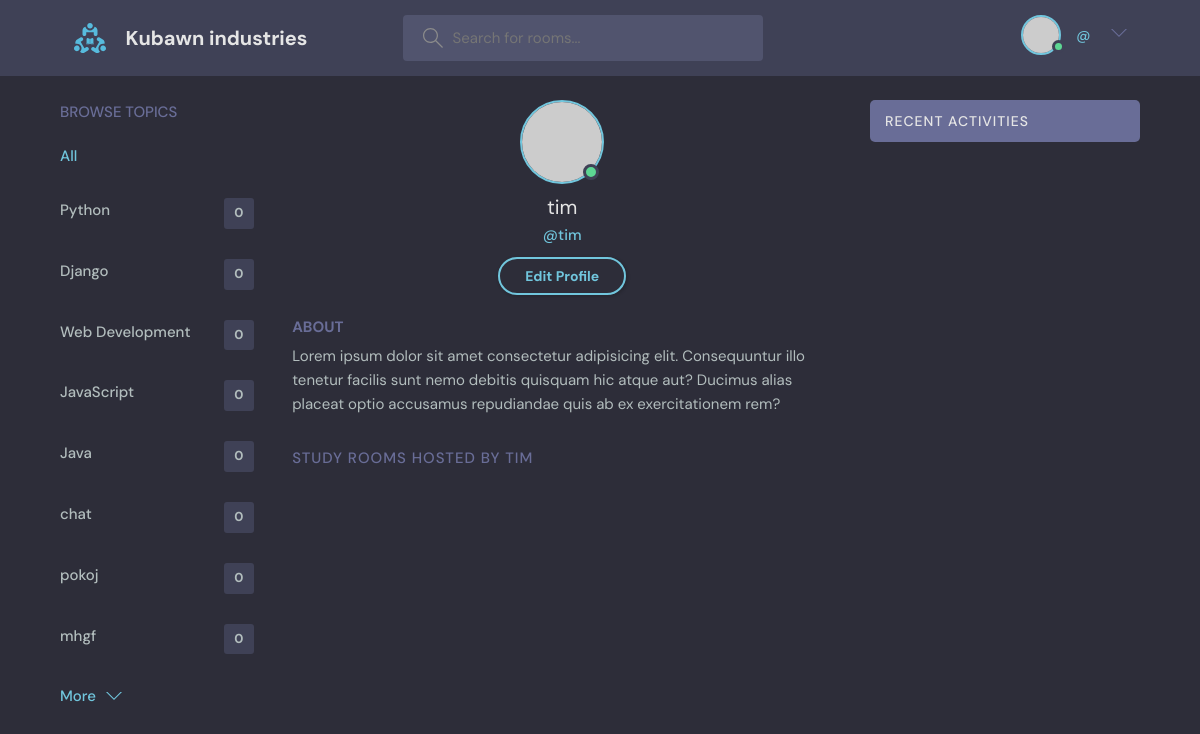
The page /profile/2 on the database its author committed.
### base/models.py (models this page shows, shortened)
class Topic(models.Model):
    name = models.CharField(max_length=200)

### base/views.py (the view)
# urls.py: path('profile/<str:pk>', views.userProfile, name="user-profile"),
def userProfile(request, pk):
    user = User.objects.get(id=pk)
    rooms = user.room_set.all()
    room_messages = user.message_set.all()
    topics = Topic.objects.all()
    context = {'user':user, 'rooms':rooms, 'room_messages':room_messages, 'topics':topics}
    return render(request, 'base/profile.html', context)

### base/templates/base/profile.html (shortened to what this page needs)
{% extends 'main.html' %}
{% block content %}
  <main class="profile-page layout layout--3">
    <div class="container">
      {% include 'base/topics_component.html'%}
      <div class="roomList">
        <div class="profile">
          <div class="profile__avatar">
            <div class="avatar avatar--large active">
              <img src="https://randomuser.me/api/portraits/men/11.jpg" />
            </div>
          </div>
          <div class="profile__info">
            <h3>{{user.username}}</h3>
            <p>@{{user.username}}</p>
            <a href="edit-user.html" class="btn btn--main btn--pill">Edit Profile</a>
          </div>
          <div class="profile__about">
            <h3>About</h3>
            <p>
              Lorem ipsum dolor sit amet consectetur adipisicing elit. Consequuntur illo tenetur
              facilis sunt nemo debitis quisquam hic atque aut? Ducimus alias placeat optio
              accusamus repudiandae quis ab ex exercitationem rem?
            </p>
          </div>
        </div>
        <div class="roomList__header">
          <div>
            <h2>Study Rooms Hosted by {{user.username}}</a>
            </h2>
          </div>
        </div>
      </div>
      {% include 'base/activity_component.html'%}
    </div>
  </main>
{% endblock content %}

### base/templates/base/topics_component.html
<div class="topics">
    <div class="topics__header">
      <h2>Browse Topics</h2>
    </div>
    <ul class="topics__list">
      <li>
        <a href="{% url 'home' %}" class="active">All</a>
      </li>
      {% for topic in topics %}
      <li>
        <a href="{% url 'home'%}?q={{topic.name}}">{{topic.name}}<span>{{topic.room_set.all.count}}</span></a>
      </li>
      {% endfor %}
    </ul>
    <a class="btn btn--link" href="topics.html">
      More
      <svg version="1.1" xmlns="http://www.w3.org/2000/svg" width="32" height="32" viewBox="0 0 32 32">
        <title>chevron-down</title>
        <path d="M16 21l-13-13h-3l16 16 16-16h-3l-13 13z"></path>
      </svg>
    </a>
  </div>

### static/styles/style.css (style rules this page uses)
:root { --color-main: #71c6dd; --color-main-light: #e1f6fb; --color-dark: #3f4156; --color-dark-medium: #51546e; --color-dark-light: #696d97; --color-light: #e5e5e5; --color-gray: #8b8b8b; --color-light-gray: #b2bdbd; --color-bg: #2d2d39; --color-success: #5dd693; --color-error: #fc4b0b; }
* { font-family: "DM Sans", -apple-system, BlinkMacSystemFont, "Segoe UI", Roboto, Oxygen, Ubuntu, Cantarell, "Open Sans", "Helvetica Neue", sans-serif; margin: 0; padding: 0; box-sizing: border-box; text-rendering: optimizeLegibility; font-size: inherit; }
html { font-size: 56.25%; }
@media only screen and (min-width: 1200px) { html { font-size: 62.5%; } }
body { line-height: 1.6; font-weight: 400; font-size: 1.5rem; color: var(--color-light-gray); background-color: var(--color-bg); min-height: 100vh; }
img { width: 100%; }
a { display: inline-block; color: var(--color-main); text-decoration: none; }
.container { max-width: 120rem; width: 90%; margin: auto; }
.btn { background-color: transparent; border: none; display: inline-flex; align-items: center; gap: 1rem; cursor: pointer; transition: all ease-in-out 0.3s; padding: 1rem 2rem; border-radius: 5px; box-shadow: 1px 1px 3px 1px rgba(0, 0, 0, 0.15); font-weight: 500; }
.btn--link { border-radius: 0; padding: 0; color: var(--color-main); box-shadow: none; }
.btn--main { background-color: var(--color-main); color: var(--color-dark); }
.btn > svg { fill: currentColor; width: 1.6rem; height: 1.6rem; }
.btn--pill { border-radius: 10rem; font-size: 1.4rem; font-weight: 700; padding: 6px 2.5rem; color: var(--color-main); background: transparent; border: 2px solid var(--color-main); }
.avatar { position: relative; display: inline-block; border-radius: 50%; border: 2px solid var(--color-main); }
.avatar img { display: block; border-radius: 50%; object-fit: cover; object-position: center; }
.avatar::after { content: ""; display: block; position: absolute; background-color: var(--color-gray); z-index: 111; border-radius: 50%; border: 0.3rem solid var(--color-dark); }
.avatar.active::after { background-color: var(--color-success); }
.avatar.avatar--large img { display: block; width: 8rem; height: 8rem; border-radius: 50%; }
.avatar.avatar--large:after { width: 1rem; height: 1rem; bottom: 2px; right: 3.5px; }
.layout { margin-top: 2.4rem; }
.layout > .container { display: flex; justify-content: space-between; align-items: flex-start; }
.layout--3 > .container > div:first-child { flex-basis: 18%; max-width: 22.5rem; }
.layout--3 > .container > div:nth-child(2) { flex-basis: 50%; }
.topics__header { margin-bottom: 2rem; }
.topics__header h2 { text-transform: uppercase; font-weight: 500; color: var(--color-dark-light); }
.topics__list { list-style: none; }
.topics__list li a { display: flex; justify-content: space-between; margin-bottom: 3rem; font-weight: 500; color: var(--color-light-gray); transition: all 0.3s ease-in-out; }
.topics__list li a.active, .topics__list li a:hover { color: var(--color-main); }
.topics__list li a span { padding: 0.5rem 1rem; background-color: var(--color-dark); border-radius: 3px; font-size: 1.3rem; font-weight: 700; letter-spacing: 1px; }
.roomList__header { display: flex; justify-content: space-between; align-items: center; margin-bottom: 2.4rem; }
.roomList__header h2 { text-transform: uppercase; font-weight: 500; color: var(--color-light); letter-spacing: 1px; }
.profile { margin-bottom: 3rem; }
.profile__avatar { text-align: center; }
.profile__info { text-align: center; }
.profile__info h3 { font-size: 2rem; color: var(--color-light); font-weight: 400; }
.profile__info p { color: var(--color-main); font-weight: 500; margin-bottom: 1rem; }
.profile__about { margin-top: 2rem; }
.profile__about h3 { text-transform: uppercase; color: var(--color-dark-light); margin-bottom: 0.5rem; }
.profile-page .roomList__header { margin-bottom: 1.5rem; }
.profile-page .roomList__header h2 { color: var(--color-dark-light); }

### rows shown on the page
Topic: name "Python", room_set.all.count "0"
Topic: name "Django", room_set.all.count "0"
Topic: name "Web Development", room_set.all.count "0"
Topic: name "JavaScript", room_set.all.count "0"
Topic: name "Java", room_set.all.count "0"
Topic: name "chat", room_set.all.count "0"
Topic: name "pokoj", room_set.all.count "0"
Topic: name "mhgf", room_set.all.count "0"

### other values the page prints
{{ user.username }} "tim"
{{ user.username }} "TIM"
